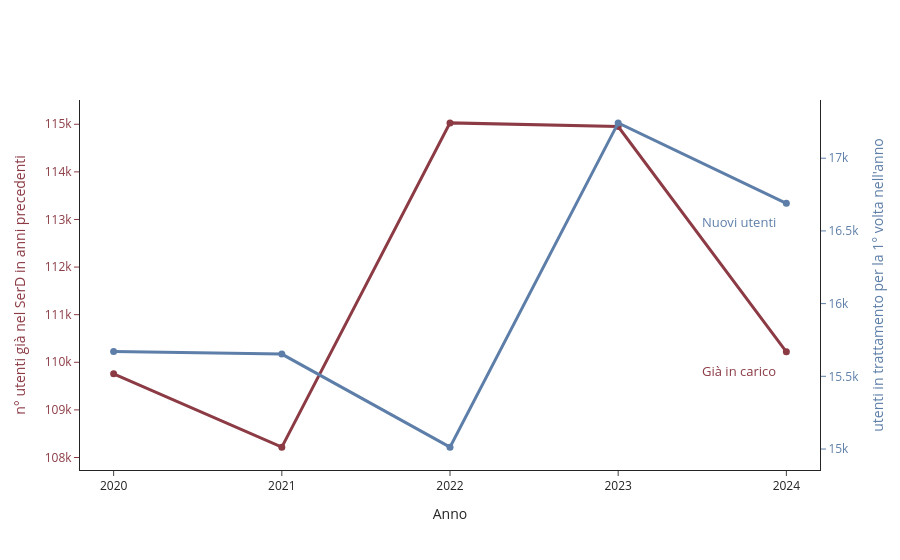

Notebook code cell kept with this figure:
### Code cell
import pandas as pd
import plotly.graph_objects as go

ANNI = [2020, 2021, 2022, 2023, 2024]
COL_NUOVI = "Nuovi Utenti"
COL_GIA_IN_CARICO = "Utenti rientrati o già in carico"
COL_TOTALE = "Totale"
COL_REGIONE = "Descrizione Regione"

righe_nazionali = []

for anno in ANNI:
    file_anno = f"serd_{anno}.csv"
    df = pd.read_csv(file_anno, sep=";", encoding="latin1")
    df.columns = [c.strip() for c in df.columns]  # pulisce spazi nei nomi colonna
    df[COL_REGIONE] = df[COL_REGIONE].astype(str).str.strip()

    # alcuni file (es. 2022) contengono una riga di riepilogo "TOTALE" che
    # andrebbe altrimenti sommata due volte insieme ai dati regionali: va esclusa
    df = df[~df[COL_REGIONE].str.upper().str.contains("TOTALE", na=False)]

    for col in [COL_NUOVI, COL_GIA_IN_CARICO, COL_TOTALE]:
        df[col] = pd.to_numeric(df[col], errors="coerce")

    somma = df[[COL_NUOVI, COL_GIA_IN_CARICO, COL_TOTALE]].sum()
    righe_nazionali.append({
        "anno": anno,
        "Nuovi utenti": somma[COL_NUOVI],
        "Già in carico": somma[COL_GIA_IN_CARICO],
        "Totale": somma[COL_TOTALE],
    })

df_naz = pd.DataFrame(righe_nazionali)
ultimo_anno = df_naz["anno"].max()
primo_anno = df_naz["anno"].min()


# 2. COLORI
color_map = {
    "Nuovi utenti": "#5d7ea8",     # blu desaturato
    "Già in carico": "#8c3b45",    # bordeaux desaturato
}

# ---------------------------------------------------------------------------
# 3. GRAFICO - doppio asse Y: le due serie hanno ordini di grandezza molto diversi (~15-17mila contro ~108-115mila)
fig = go.Figure()

fig.add_trace(go.Scatter(
    x=df_naz["anno"], y=df_naz["Già in carico"],
    name="Già in carico", mode="lines+markers",
    line=dict(color=color_map["Già in carico"], width=3),
    marker=dict(size=7),
    yaxis="y1",
))

fig.add_trace(go.Scatter(
    x=df_naz["anno"], y=df_naz["Nuovi utenti"],
    name="Nuovi utenti", mode="lines+markers",
    line=dict(color=color_map["Nuovi utenti"], width=3),
    marker=dict(size=7),
    yaxis="y2",
))

# etichette dirette a fine linea al posto della legenda
# Etichetta "Già in carico"
fig.add_annotation(
    x=ultimo_anno - 0.05,
    y=df_naz.loc[df_naz["anno"] == ultimo_anno, "Già in carico"].values[0],
    text="Già in carico",
    showarrow=False,
    xanchor="right",
    yanchor="top",
    yshift=-8,
    font=dict(color=color_map["Già in carico"], size=13),
    yref="y1",
)

# Etichetta "Nuovi utenti"
fig.add_annotation(
    x=ultimo_anno - 0.05,
    y=df_naz.loc[df_naz["anno"] == ultimo_anno, "Nuovi utenti"].values[0],
    text="Nuovi utenti",
    showarrow=False,
    xanchor="right",
    yanchor="top",
    yshift=-8,
    font=dict(color=color_map["Nuovi utenti"], size=13),
    yref="y2",
)

fig.update_layout(
    xaxis=dict(
    title="Anno",
    tickmode="array",
    tickvals=ANNI,
    range=[2019.8, 2024.2],
),
    yaxis=dict(title="n° utenti già nel SerD in anni precedenti", color=color_map["Già in carico"]), # Già in carico (n. utenti)
    yaxis2=dict(
        title="utenti in trattamento per la 1° volta nell'anno", color=color_map["Nuovi utenti"], #  Nuovi utenti (n. utenti)
        overlaying="y", side="right",
    ),
    template="simple_white",
    showlegend=False,
    margin=dict(b=90),
)

fig.add_annotation(
    text=(""),
    xref="paper", yref="paper",
    x=0, y=-0.30,
    showarrow=False,
    font=dict(size=10, color="#888888"),
    align="left",
)

fig.show()

### Figure 1 — Plotly figure (JSON) as saved in the notebook; plotly's stock layout.template omitted (floating-point values rounded to 4 significant figures)
{"data": [{"line": {"color": "#8c3b45", "width": 3}, "marker": {"size": 7}, "mode": "lines+markers", "name": "Già in carico", "type": "scatter", "x": [2020, 2021, 2022, 2023, 2024], "y": [109800.0, 108200.0, 115000.0, 115000.0, 110200.0], "yaxis": "y"}, {"line": {"color": "#5d7ea8", "width": 3}, "marker": {"size": 7}, "mode": "lines+markers", "name": "Nuovi utenti", "type": "scatter", "x": [2020, 2021, 2022, 2023, 2024], "y": [15670.0, 15650.0, 15010.0, 17240.0, 16690.0], "yaxis": "y2"}], "layout": {"annotations": [{"font": {"color": "#8c3b45", "size": 13}, "showarrow": false, "text": "Già in carico", "x": 2024.0, "xanchor": "right", "y": 110220, "yanchor": "top", "yref": "y", "yshift": -8}, {"font": {"color": "#5d7ea8", "size": 13}, "showarrow": false, "text": "Nuovi utenti", "x": 2024.0, "xanchor": "right", "y": 16690, "yanchor": "top", "yref": "y2", "yshift": -8}, {"align": "left", "font": {"color": "#888888", "size": 10}, "showarrow": false, "text": "", "x": 0, "xref": "paper", "y": -0.3, "yref": "paper"}], "margin": {"b": 90}, "showlegend": false, "xaxis": {"range": [2020.0, 2024.0], "tickmode": "array", "tickvals": [2020, 2021, 2022, 2023, 2024], "title": {"text": "Anno"}}, "yaxis": {"color": "#8c3b45", "title": {"text": "n° utenti già nel SerD in anni precedenti"}}, "yaxis2": {"color": "#5d7ea8", "overlaying": "y", "side": "right", "title": {"text": "utenti in trattamento per la 1° volta nell'anno"}}}}
